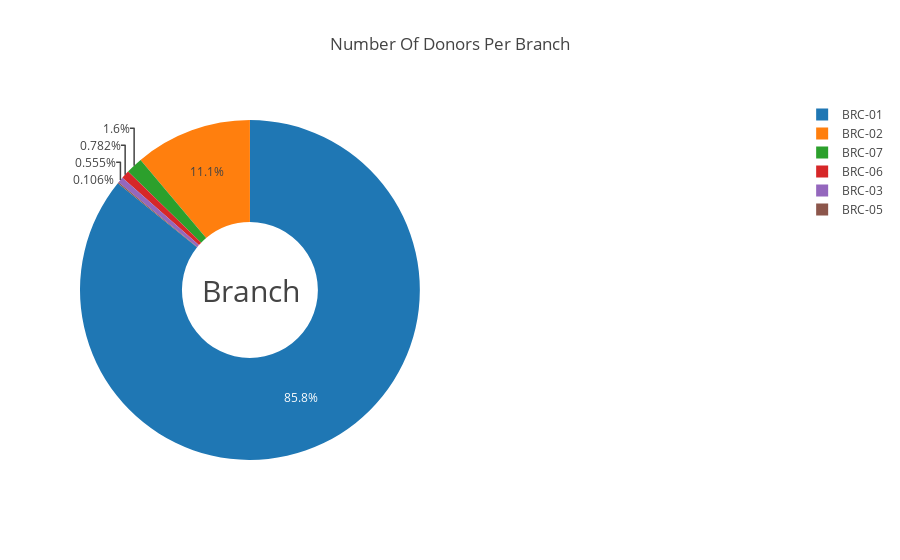

This figure's notebook cell:
### Code cell
labels = df['Branch_Code '].value_counts().index
sizes = df['Branch_Code '].value_counts().values

fig = {
  "data": [
    {
      "values": sizes1,
      "labels": labels1,
      "domain": {"x": [0, .48]},
      "name": "Branch",
      "hoverinfo":"label+percent+name",
      "hole": .4,
      "type": "pie"
    }],
  "layout": {
        "title":"Number Of Donors Per Branch",
        "annotations": [
            {
                "font": {
                    "size": 30
                },
                "showarrow": False,
                "text": "Branch",
                "x": 0.17,
                "y": 0.5
            } ]}}
py.iplot(fig, filename='donut')

### Figure 1 — Plotly figure (JSON) as saved in the notebook; plotly's stock layout.template omitted (floating-point values rounded to 4 significant figures)
{"data": [{"domain": {"x": [0, 0.48]}, "hole": 0.4, "hoverinfo": "label+percent+name", "labels": ["BRC-01", "BRC-02", "BRC-07", "BRC-06", "BRC-03", "BRC-05"], "name": "Branch", "values": [193501, 25093, 3616, 1763, 1251, 239], "type": "pie", "uid": "8da6aa7f-4db2-41af-ae01-6a22be3975b8"}], "layout": {"annotations": [{"font": {"size": 30}, "showarrow": false, "text": "Branch", "x": 0.17, "y": 0.5}], "title": {"text": "Number Of Donors Per Branch"}}}
